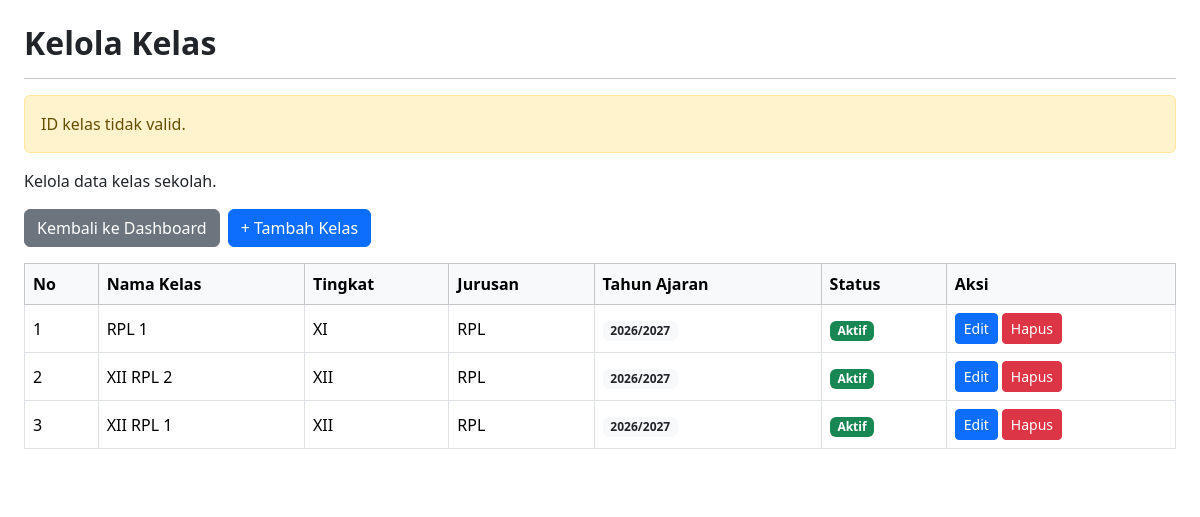
/kelola_kelas.php?pesan=id_tidak_valid (signed in), run on the app's committed database.
### tables this page shows
CREATE TABLE `t_kelas` (
  `id` int(11) NOT NULL,
  `nama` varchar(100) DEFAULT NULL,
  `tingkat` varchar(20) NOT NULL,
  `jurusan` varchar(100) NOT NULL,
  `tahun_ajaran_id` int(11) DEFAULT NULL,
  `status_aktif` tinyint(1) NOT NULL,
  `created_at` timestamp NOT NULL DEFAULT current_timestamp(),
  `updated_at` timestamp NOT NULL DEFAULT current_timestamp()
);

CREATE TABLE `t_tahun_ajaran` (
  `id` int(11) NOT NULL,
  `nama` varchar(20) DEFAULT NULL,
  `tanggal_mulai` date NOT NULL,
  `tanggal_selesai` date NOT NULL,
  `status_aktif` tinyint(1) NOT NULL,
  `created_at` timestamp NOT NULL DEFAULT current_timestamp(),
  `updated_at` timestamp NOT NULL DEFAULT current_timestamp()
);

### kelola_kelas.php (the view, shortened to what this page needs)
<?php
require_once __DIR__ . '/config/koneksi.php';
$embed = (($_GET['embed'] ?? '') === '1');
$sql = "SELECT k.id, k.nama, k.tingkat, k.jurusan, k.status_aktif,
               k.tahun_ajaran_id, ta.nama AS nama_tahun
        FROM t_kelas k
        LEFT JOIN t_tahun_ajaran ta ON ta.id = k.tahun_ajaran_id
        ORDER BY k.id DESC";
$query = mysqli_query($koneksi, $sql);
function e_kelas($value) {
    return htmlspecialchars((string)$value, ENT_QUOTES, 'UTF-8');
}
?>
<?php if (!$embed): ?>
<!doctype html>
<html lang="id">
<head>
<link href="https://cdn.jsdelivr.net/npm/bootstrap@5.3.3/dist/css/bootstrap.min.css" rel="stylesheet">
<link href="https://cdn.datatables.net/2.3.4/css/dataTables.bootstrap5.min.css" rel="stylesheet">
</head>
<body>
<?php else: ?>
<link href="https://cdn.datatables.net/2.3.4/css/dataTables.bootstrap5.min.css" rel="stylesheet">
<?php endif; ?>
<div class="container-fluid p-3 p-md-4 bg-white">
    <h2 class="fw-bold mb-3">Kelola Kelas</h2>
    <hr>
    <?php
    $pesan = $_SESSION['pesan'] ?? ($_GET['pesan'] ?? '');
    $notifikasi = [
        'tambah_berhasil' => ['success', 'Data kelas berhasil ditambahkan.'],
        'edit_berhasil' => ['success', 'Data kelas berhasil diperbarui.'],
        'hapus_berhasil' => ['success', 'Data kelas berhasil dihapus.'],
        'data_tidak_ditemukan' => ['warning', 'Data kelas tidak ditemukan.'],
        'hapus_gagal' => ['danger', 'Data kelas gagal dihapus karena masih digunakan data lain.'],
        'id_tidak_valid' => ['warning', 'ID kelas tidak valid.']
    ];
    if (isset($notifikasi[$pesan])):
        [$jenis, $isi] = $notifikasi[$pesan];
    ?>
        <div class="alert alert-<?= $jenis ?>">
            <?= e_kelas($isi) ?>
        </div>
    <?php elseif ($pesan !== ''): ?>
        <div class="alert alert-info"><?= e_kelas($pesan) ?></div>
    <?php endif; ?>
    <p>Kelola data kelas sekolah.</p>
    <div class="d-flex flex-wrap gap-2 mb-3">
        <a href="dashboard.php?embed=1"
           class="btn btn-secondary"
           onclick="return kembaliDashboard(event)">
            Kembali ke Dashboard
        </a>
        <a href="tambah_kelas.php<?= $embed ? '?embed=1' : '' ?>"
           class="btn btn-primary">
            + Tambah Kelas
        </a>
    </div>
    <div class="table-responsive">
        <table id="tabelKelas"
               class="table table-bordered table-hover align-middle w-100">
            <thead class="table-light">
                <tr>
                    <th>No</th>
                    <th>Nama Kelas</th>
                    <th>Tingkat</th>
                    <th>Jurusan</th>
                    <th>Tahun Ajaran</th>
                    <th>Status</th>
                    <th>Aksi</th>
                </tr>
            </thead>
            <tbody>
            <?php
            $no = 1;
            while ($row = mysqli_fetch_assoc($query)):
            ?>
                <tr>
                    <td><?= $no++ ?></td>
                    <td><?= e_kelas($row['nama']) ?></td>
                    <td><?= e_kelas($row['tingkat']) ?></td>
                    <td><?= e_kelas($row['jurusan']) ?></td>
                    <td>
                        <?php if (!empty($row['nama_tahun'])): ?>
                            <span class="badge text-bg-light text-dark">
                                <?= e_kelas($row['nama_tahun']) ?>
                            </span>
                        <?php else: ?>
                            <span class="badge text-bg-warning">Belum Ditautkan</span>
                        <?php endif; ?>
                    </td>
                    <td>
                        <?php if ((int)$row['status_aktif'] === 1): ?>
                            <span class="badge text-bg-success">Aktif</span>
                        <?php else: ?>
                            <span class="badge text-bg-secondary">Tidak Aktif</span>
                        <?php endif; ?>
                    </td>
                    <td>
                        <div class="d-flex flex-wrap gap-1">
                            <a class="btn btn-sm btn-primary"
                               href="edit_kelas.php?id=<?= (int)$row['id'] ?><?= $embed ? '&embed=1' : '' ?>">
                                Edit
                            </a>
                            <a class="btn btn-sm btn-danger"
                               href="hapus_kelas.php?id=<?= (int)$row['id'] ?><?= $embed ? '&embed=1' : '' ?>"
                               onclick="return confirm('Yakin ingin menghapus kelas ini?')">
                                Hapus
                            </a>
                        </div>
                    </td>
                </tr>
            <?php endwhile; ?>
            </tbody>
        </table>
    </div>
</div>
<?php if (!$embed): ?>
</body>
</html>
<?php endif; ?>

### data on the page
t_kelas: nama "RPL 1", tingkat "XI", jurusan "RPL", tahun_ajaran.nama "2026/2027", status_aktif "Aktif"
t_kelas: nama "XII RPL 2", tingkat "XII", jurusan "RPL", tahun_ajaran.nama "2026/2027", status_aktif "Aktif"
t_kelas: nama "XII RPL 1", tingkat "XII", jurusan "RPL", tahun_ajaran.nama "2026/2027", status_aktif "Aktif"

### other printed values
e_kelas($isi) "ID kelas tidak valid."
